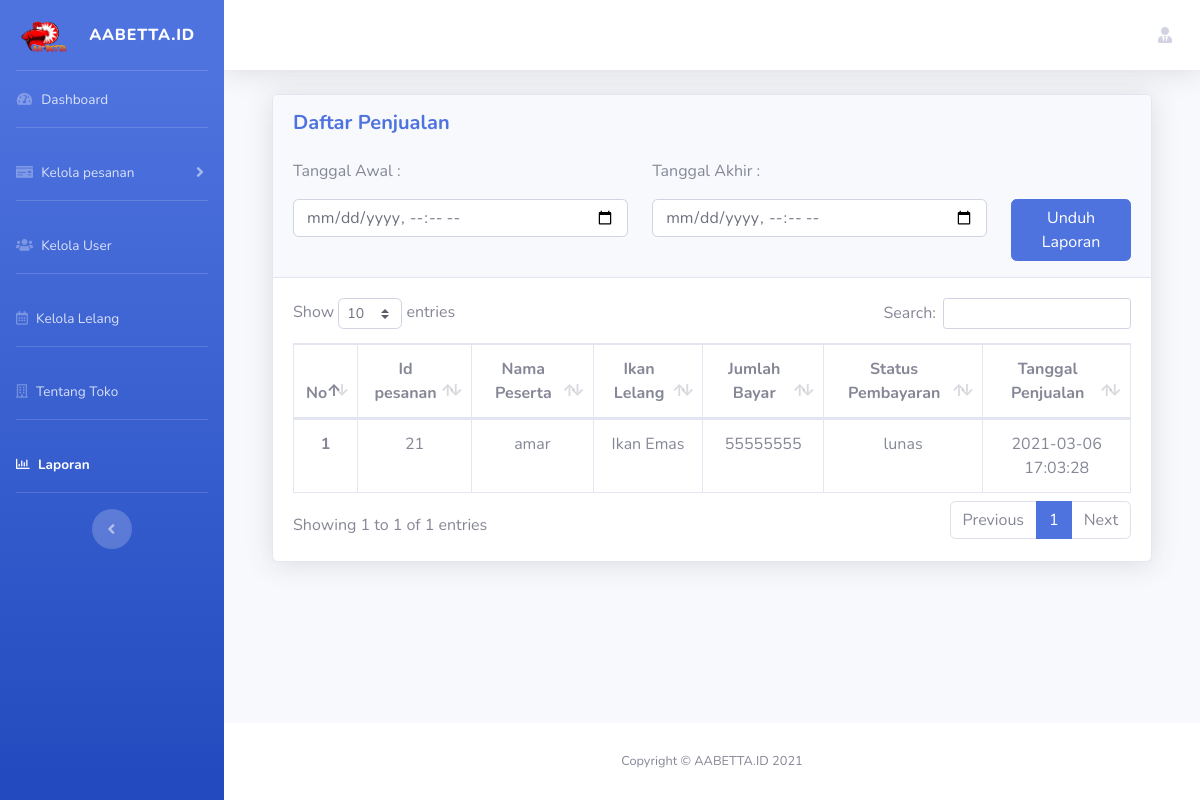
Page /index.php/laporan on the earlier database version.
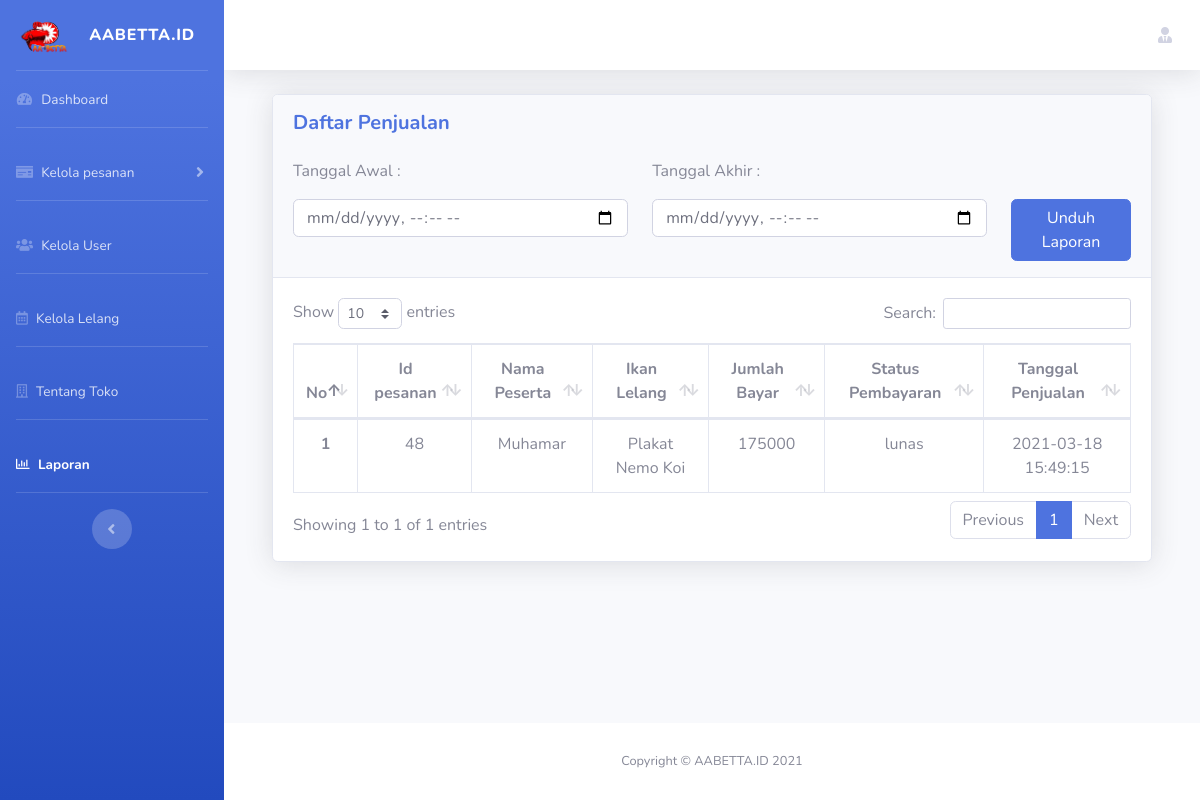
Same page on the later database version.
### tables this page shows
CREATE TABLE `pesanan` (
  `id_pesanan` int(11) NOT NULL,
  `id_peserta` int(11) NOT NULL,
  `id_lelang` int(11) NOT NULL,
  `id_tawaran` int(11) NOT NULL,
  `jumlah_bayar` int(11) NOT NULL,
  `bukti_gambar` varchar(128) DEFAULT NULL,
  `status_pembayaran` varchar(255) NOT NULL,
  `status_pengiriman` enum('proses','dikirim/selesai') DEFAULT NULL,
  `waktu_pembayaran` timestamp NULL DEFAULT current_timestamp()
);

CREATE TABLE `peserta` (
  `id_peserta` int(11) NOT NULL,
  `nama` varchar(128) NOT NULL,
  `username` varchar(128) NOT NULL,
  `nohp` varchar(115) DEFAULT NULL,
  `alamat` text NOT NULL,
  `password` varchar(50) NOT NULL
);

CREATE TABLE `lelang` (
  `id_lelang` int(11) NOT NULL,
  `nama_ikan_hias` varchar(128) NOT NULL,
  `harga_buka` int(11) NOT NULL,
  `gambar` varchar(128) NOT NULL,
  `deskripsi` text NOT NULL,
  `waktu_mulai` timestamp NOT NULL DEFAULT current_timestamp(),
  `waktu_selesai` timestamp NOT NULL DEFAULT current_timestamp()
);

### application/libraries/Template.php (called while the page is built)
<?php if (!defined('BASEPATH')) exit('No direct script access allowed');
class Template
{
	var $template_data = array();
	function set($name, $value)
	{
		$this->template_data[$name] = $value;
	}
	function load($template = '', $view = '', $view_data = array(), $return = FALSE)
	{
		$this->CI = &get_instance();
		$this->set('contents', $this->CI->load->view($view, $view_data, TRUE));
		return $this->CI->load->view($template, $this->template_data, $return);
	}
}

### application/controllers/Laporan.php (called while the page is built, shortened)
<?php
class Laporan extends CI_Controller
{
    public function index()
    {
        $data['aktif'] = "laporan";
        $data['judul'] = "Halaman - Laporan";
        if ($this->input->post('awalTanggal') && $this->input->post('akhirTanggal')) {
            $data['awal'] = $this->input->post('awalTanggal');
            $data['akhir'] = $this->input->post('akhirTanggal');
            $data['pesanan'] = $this->Model_pesanan->tampilPesananFilter();
            $data['totalPenjualan'] = $this->Model_pesanan->getJumlahPenjualan();
            $this->mypdf->generate('laporan/dompdf.php', $data);
        } else {
            $data['pesanan'] = $this->Model_pesanan->tampilpesanan();
        }
        $this->template->load('template/template_dashboard.php', 'laporan/index.php', $data);
    }
}

### index.php (called while the page is built, shortened)
<?php
require_once BASEPATH.'core/CodeIgniter.php';

### application/models/Model_pesanan.php (called while the page is built, shortened)
<?php
class Model_pesanan extends CI_Model
{
    public function tampilpesanan()
    {
        $query = "SELECT * FROM pesanan INNER JOIN peserta ON pesanan.id_peserta = peserta.id_peserta INNER JOIN lelang ON pesanan.id_lelang = lelang.id_lelang ORDER BY id_pesanan DESC";
        return $this->db->query($query)->result_array();
    }
}

### application/views/laporan/index.php (the view, shortened to what this page needs)
<div class="container">
	<div class="card shadow mb-4">
		<div class="card-header py-3">
			<div class="row">
				<div class="col-md-12 col-sm-12">
					<h5 class="m-0 font-weight-bold text-primary">Daftar Penjualan</h5>
				</div>
			</div> <br>
			<div class="row">
				<div class="col-md-12 col-sm-12 text-left">
					<form action="" id="formLaporan" method="POST">
						<div class="row">
							<div class="col-md-5 col-sm-12 ">
								<p>Tanggal Awal :</p>
								<input type="datetime-local" class="form-control" name="awalTanggal" required>
							</div>
							<div class="col-md-5 col-sm-12">
								<p>Tanggal Akhir :</p>
								<input type="datetime-local" class="form-control" name="akhirTanggal" required>
							</div>
							<div class="col-md-2 col-sm-12">
								<p></p><br>
								<button type="submit" class="btn btn-primary">Unduh Laporan</button>
							</div>
						</div>
					</form>
				</div>
			</div>
		</div>
		<div class="card-body">
			<div class="table-responsive">
				<table class="table table-bordered text-center" id="dataTable" width="100%" cellspacing="0">
					<thead>
						<tr>
							<th>No</th>
							<th>Id pesanan</th>
							<th>Nama Peserta</th>
							<th>Ikan Lelang</th>
							<th>Jumlah Bayar</th>
							<th>Status Pembayaran</th>
							<th>Tanggal Penjualan</th>
						</tr>
					</thead>
					<tbody>
						<?php $i = 1; ?>
						<?php foreach ($pesanan as $pm) : ?>
						<?php if ($pm['status_pembayaran'] == 'lunas' && $pm['status_pengiriman'] == 'dikirim/selesai') : ?>
						<tr>
							<th scope="row"><?= $i++; ?></th>
							<td><?= $pm['id_pesanan']; ?></td>
							<td><?= $pm['nama']; ?></td>
							<td><?= $pm['nama_ikan_hias']; ?></td>
							<td><?= $pm['jumlah_bayar']; ?></td>
							<td><?= $pm['status_pembayaran']; ?></td>
							<td><?= $pm['waktu_pembayaran']; ?></td>
						</tr>
						<?php endif; ?>
						<?php endforeach ?>
					</tbody>
				</table>
			</div>
		</div>
	</div>
</div>

### application/views/template/template_dashboard.php (shortened to what this page needs)
<!DOCTYPE html>
<html lang="en">
<head>
    <link href="<?= base_url('assets/'); ?>vendor/fontawesome-free/css/all.min.css" rel="stylesheet" type="text/css">
    <link href="<?= base_url('assets/'); ?>css/sb-admin-2.min.css" rel="stylesheet">
    <link href="<?= base_url('assets/'); ?>vendor/datatables/dataTables.bootstrap4.min.css" rel="stylesheet">
</head>
<body id="page-top">
    <div id="wrapper">
        <ul class="navbar-nav bg-gradient-primary sidebar sidebar-dark accordion" id="accordionSidebar">
            <a class="sidebar-brand d-flex align-items-center justify-content-center" href="<?= base_url('dashboard'); ?>">
                <div class="sidebar-brand-icon ">
                    <img src="<?= base_url('assets/img/favicon/logo_png.png'); ?>" alt="" width="60px">
                </div>
                <div class="sidebar-brand-text mx-3">AABETTA.ID </div>
            </a>
            <hr class="sidebar-divider my-0">
            <li class="nav-item <?php if (isset($aktif) && $aktif == 'dashboard') {
                                    echo "active";
                                } ?>">
                <a class="nav-link" href="<?= base_url('dashboard'); ?>">
                    <i class="fas fa-fw fa-tachometer-alt"></i>
                    <span>Dashboard</span></a>
            </li>
            <hr class="sidebar-divider">
            <li class="nav-item <?php if (isset($aktif) && $aktif == 'pesanan') {
                                    echo "active";
                                } ?>"">
                <a class=" nav-link collapsed" href="#" data-toggle="collapse" data-target="#collapseTwo" aria-expanded="true" aria-controls="collapseTwo">
                <i class="fas fa-money-check"></i>
                <span>Kelola pesanan</span>
                </a>
            </li>
            <hr class="sidebar-divider">
            <li class="nav-item <?php if (isset($aktif) && $aktif == 'user') {
                                    echo "active";
                                } ?>">
                <a class="nav-link" href="<?= base_url('user'); ?>">
                    <i class="fas fa-users"></i>
                    <span>Kelola User</span></a>
            </li>
            <hr class="sidebar-divider">
            <li class="nav-item <?php if (isset($aktif) && $aktif == 'lelang') {
                                    echo "active";
                                } ?> ">
                <a class="nav-link" href="<?= base_url('lelang'); ?>">
                    <i class="far fa-calendar-alt"></i>
                    <span>Kelola Lelang</span></a>
            </li>
            <hr class="sidebar-divider">
            <li class="nav-item <?php if (isset($aktif) && $aktif == 'toko') {
                                    echo "active";
                                } ?> ">
                <a class="nav-link" href="<?= base_url('toko'); ?>">
                    <i class="far fa-building"></i>
                    <span>Tentang Toko</span></a>
            </li>
            <hr class="sidebar-divider">
            <li class="nav-item <?php if (isset($aktif) && $aktif == 'laporan') {
                                    echo "active";
                                } ?> ">
                <a class="nav-link" href="<?= base_url('laporan'); ?>">
                    <i class="far fa-chart-bar"></i>
                    <span>Laporan</span></a>
            </li>
            <hr class="sidebar-divider">
            <div class="text-center d-none d-md-inline">
                <button class="rounded-circle border-0" id="sidebarToggle"></button>
            </div>
        </ul>
        <div id="content-wrapper" class="d-flex flex-column">
            <div id="content">
                <nav class="navbar navbar-expand navbar-light bg-white topbar mb-4 static-top shadow">
                    <ul class="navbar-nav ml-auto">
                        <li class="nav-item dropdown no-arrow">
                            <a class="nav-link dropdown-toggle" href="#" id="userDropdown" role="button" data-toggle="dropdown" aria-haspopup="true" aria-expanded="false">
                                <i class="fas fa-user-tie"></i>
                            </a>
                        </li>
                    </ul>
                </nav>
                <div class="container">
                    <?= $contents; ?>
                </div>
            </div>
            <footer class="sticky-footer bg-white">
                <div class="container my-auto">
                    <div class="copyright text-center my-auto">
                        <span>Copyright &copy; AABETTA.ID 2021</span>
                    </div>
                </div>
            </footer>
        </div>
    </div>
</body>
</html>

Differences in the rows shown:
removed pesanan: id_pesanan "21", id_peserta.nama "amar", id_lelang.nama_ikan_hias "Ikan Emas", jumlah_bayar "55555555", status_pembayaran "lunas", waktu_pembayaran "2021-03-06 17:03:28"
added pesanan: id_pesanan "48", id_peserta.nama "Muhamar", id_lelang.nama_ikan_hias "Plakat Nemo Koi", jumlah_bayar "175000", status_pembayaran "lunas", waktu_pembayaran "2021-03-18 15:49:15"
